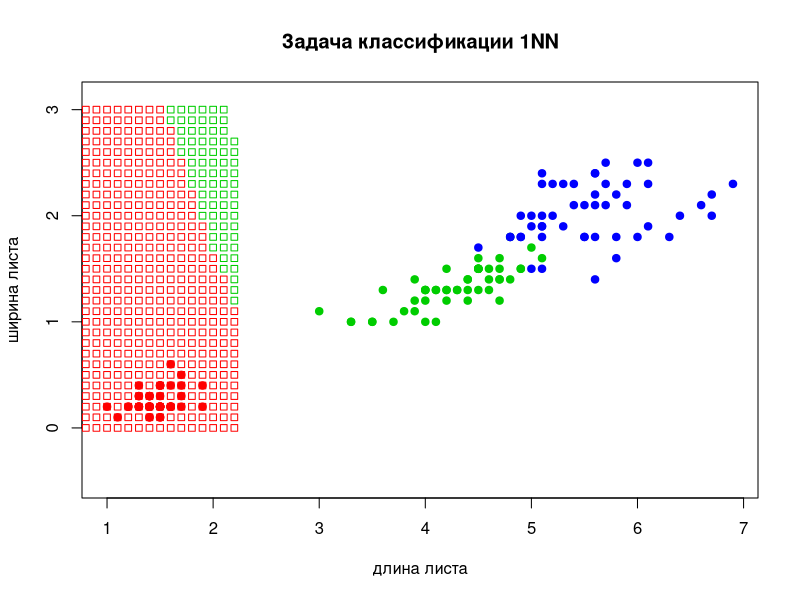

The R script that drew this image: (Note: a time limit stopped this script after it produced the figure.)
#	Решение задачи классификации методом 1NN

euclidean_distance <- function(u, v) {
#	функция расстояния    
	sqrt(sum((u - v)^2)) 	
}

sort_objects_by_dist <- function(xl, z, metric_function = euclidean_distance) {
#	Сортировка
	
     l <- dim(xl)[1]	# размерность выборки по строкам     
	 n <- dim(xl)[2] - 1	# размерность выборки по столбцам
	 distances <- matrix(NA, l, 2) 
	 
	     for (i in 1:l)      		 
			distances[i, ] <- c(i, metric_function(xl[i, 1:n], z))	# расстояние от каждой точки до классифицируемой			
		 
	 orderedXl <- xl[order(distances[, 2]), ]	# сортируем выборку по расстоянию	 
	 return (orderedXl);
}	


NN1 <- function(xl, z) {	
#	Возвращает класс ближайшего соседа классифицируемого объекта 
	 orderedXl <- sort_objects_by_dist(xl, z)     
	 n <- dim(orderedXl)[2] - 1 
	 class <- orderedXl[1, n + 1] 
	 return (class)   
}

xl<-(iris[,3:5])	# наша выборка

colors <- c("setosa" = "red", "versicolor" = "green3", "virginica" = "blue") 
plot(iris[, 3:4], pch = 21, bg = colors[iris$Species], col = colors[iris$Species], asp = 1, main = "Задача классификации 1NN", xlab = "длина листа", ylab = "ширина листа" ) 
 
OY <- c(seq(0.0, 3.0, 0.1))	  # от 0 до 3 с шагом 0.1
OX <- c(seq(0.0, 7.0, 0.1))

for(i in OX){
	for(j in OY){
		z <- c(i, j)
		class <- NN1(xl, z) 
		points(z[1], z[2], pch = 22, col = colors[class], asp = 1) 
	}
}
